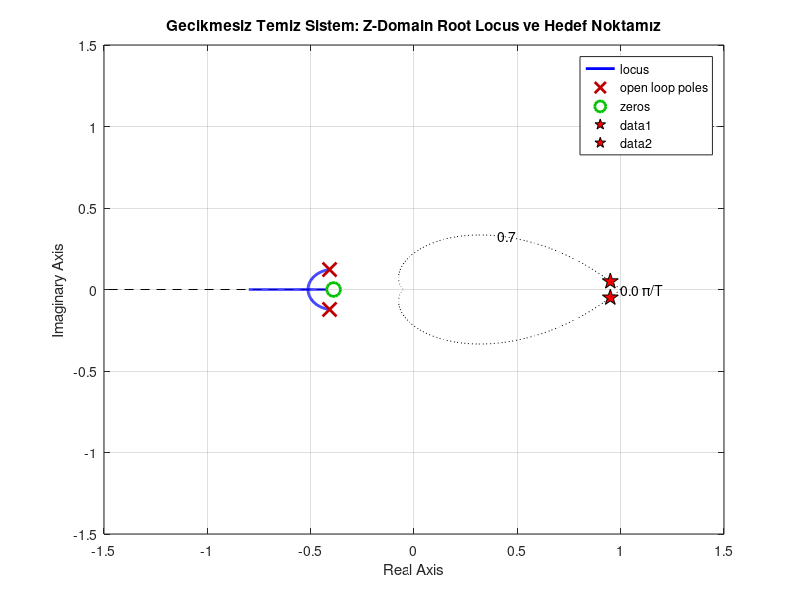

Here is the MATLAB script that generated this plot:
clear; clc; close all;

%% 1. Fiziksel Parametreler ve Sürekli Zaman Modeli G(s)
R = 0.017; L = 0.00005; Kt = 0.05; Ke = 0.05; J = 0.0001; B = 0.0001;
s = tf('s');
G_omega = Kt / ((L*s + R)*(J*s + B) + Kt*Ke);
G_s = G_omega * (60 / (2*pi)); % RPM'e dönüşüm

%% 2. TEMİZ Z-Domain Modeli G(z) (Gecikme YOK)
Ts = 0.005; % 5 ms örnekleme zamanı
G_z = c2d(G_s, Ts, 'zoh');

fprintf('--- TEMİZ SİSTEM (Gecikmesiz) ---\n');
display(G_z);

%% 3. Performans Hedefleri
OS = 5;          % Maksimum %5 Aşım
ts_hedef = 0.4;  % 0.4 saniye oturma zamanı 

% Z-Domain hedef noktası hesabı (z_hedef)
zeta = -log(OS/100) / sqrt(pi^2 + log(OS/100)^2);
wn = 4 / (zeta * ts_hedef);

s_hedef = -zeta*wn + 1i*wn*sqrt(1-zeta^2);
z_hedef = exp(s_hedef * Ts); % Hedefi Z'ye haritalama

%% 4. Root Locus ve Hedefin Çizimi
figure(1);
rlocus(G_z); % Tertemiz sistemin kök eğrileri
hold on;

% Hedef noktamız (Kırmızı Yıldız)
plot(real(z_hedef), imag(z_hedef), 'p', 'MarkerSize', 12, 'MarkerFaceColor', 'r', 'MarkerEdgeColor', 'k');
plot(real(z_hedef), -imag(z_hedef), 'p', 'MarkerSize', 12, 'MarkerFaceColor', 'r', 'MarkerEdgeColor', 'k');

title('Gecikmesiz Temiz Sistem: Z-Domain Root Locus ve Hedef Noktamız');
axis([-1.5 1.5 -1.5 1.5]);
zgrid(zeta, 0);
